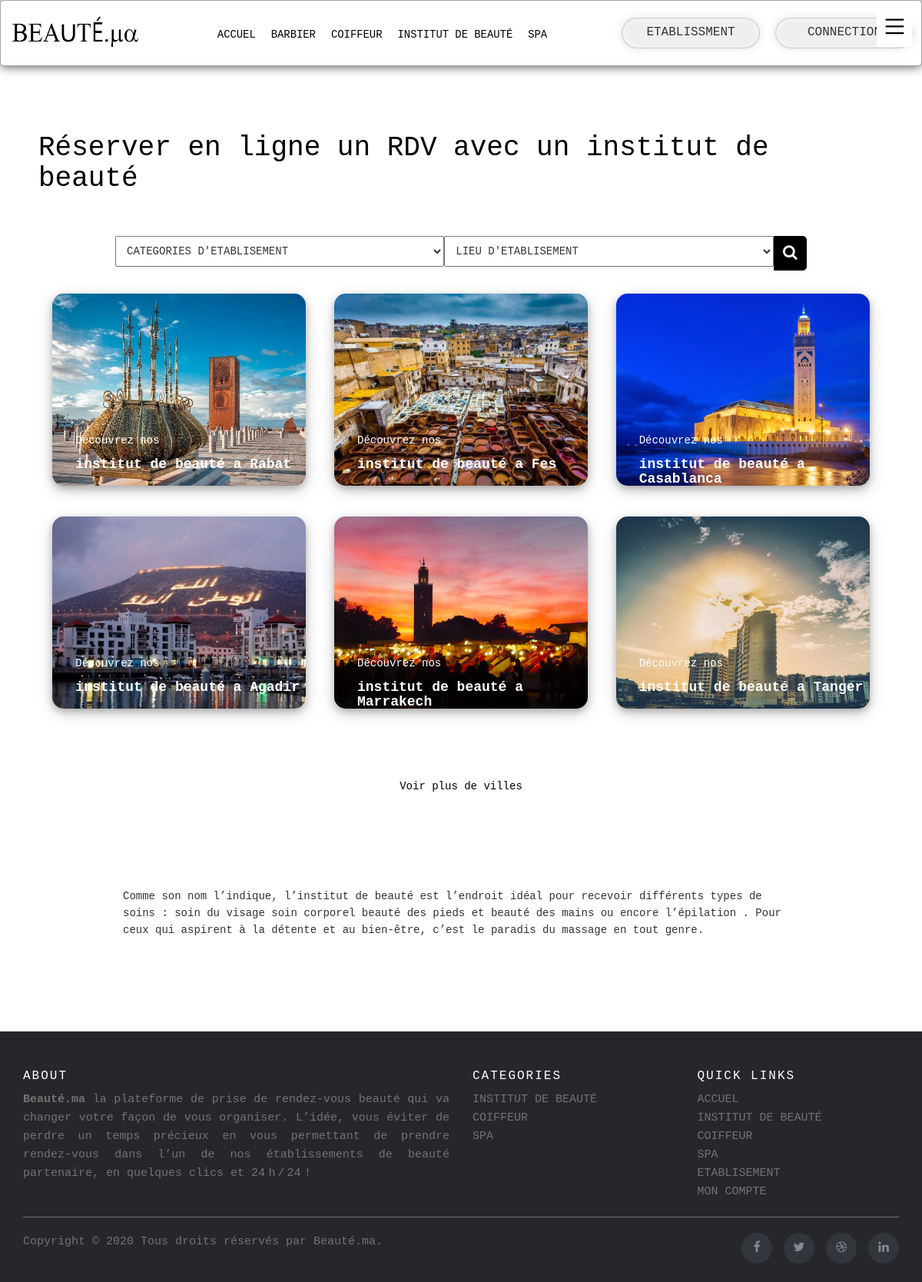
/index/etabl.php?cate=2, run on the app's committed database.
### tables this page shows
CREATE TABLE `categories` (
  `categoryId` int(11) NOT NULL,
  `categoryName` varchar(100) NOT NULL,
  `categoryDesc` varchar(500) DEFAULT NULL,
  `categoryKey` varchar(500) DEFAULT NULL
);

### index/etabl.php (the view, shortened to what this page needs)
<!DOCTYPE html>
<html lang="en">
<head>
    <link rel="stylesheet" href="https://cdnjs.cloudflare.com/ajax/libs/font-awesome/4.7.0/css/font-awesome.min.css">
    <link rel="stylesheet" href="https://maxcdn.bootstrapcdn.com/bootstrap/3.3.7/css/bootstrap.min.css">
    <link rel="stylesheet" href="..\style\index.css">
    <link rel="stylesheet" href="..\style\etabl.css">
</head>
<body>
<?php
     require 'navbar.php';
     if(isset($_GET['cate'])){
         $id_cate=$_GET['cate'];
         $q="SELECT * FROM `categories` WHERE `categoryId` =$id_cate";
         $user = $db->query($q)->fetch(PDO::FETCH_ASSOC);
     }
     ?>
     <br><br><br>
    <div class="et" style="max-width:1100px;margin:auto">
        <div >
            <h1 style="color: black;">Réserver en ligne un RDV avec un <?php echo $user['categoryName'];?></h1><br><br>
            <form method="GET" action="et.php" style="max-width:900px;margin:auto">
          <div class="form" >
          <div class="input-container" >
              <select name="cate"  class="input-field" id="cont1" type="text" placeholder="Nom du salon, prestations (coupe...)" name="salon">
                  <option value="">CATEGORIES D'ETABLISEMENT</option>
               </select>
          </div>
          <div class="input-container" >
            <select class="input-field" id="cont2" type="text" name="ville">
                       <option value="Casablanca">LIEU D'ETABLISEMENT	</option>
               </select>
          </div>
          <button type="submit" class="searchButton">
            <i class="fa fa-search"></i>
         </button>
        </div>
        </form>
        </div>
        <div class="ville">
             <div class="ville_1" style="background-image: url(../photo/rabat.jpg);">
                <a href=<?php echo'"et.php?cate='.$id_cate.'&ville=rabat"' ?>> <div id="txt">
                     <p>Découvrez nos</p>
                     <h4> <b> <?php echo $user['categoryName'];?> a Rabat</b></h4>
                     <br>
                 </div></a>
             </div>
            <div class="ville_1" style="background-image: url(../photo/fes.jpg);">
                <a href=<?php echo'"et.php?cate='.$id_cate.'&ville=fes"' ?>><div id="txt">
                    <p>Découvrez nos</p>
                    <h4> <b><?php echo $user['categoryName'];?> a Fes</b></h4>
                </div></a>
            </div> <div class="ville_1" style="background-image: url(../photo/casa.jpg);">
            <a href=<?php echo'"et.php?cate='.$id_cate.'&ville=Casablanca"' ?>><div id="txt">
                <p>Découvrez nos</p>
                <h4> <b><?php echo $user['categoryName'];?> a Casablanca</b></h4>
            </div></a>
            </div> <div class="ville_1" style="background-image: url(../photo/agadir.jpg);">
            <a href=<?php echo'"et.php?cate='.$id_cate.'&ville=Agadir"' ?>><div id="txt">
            <p>Découvrez nos</p>
            <h4> <b><?php echo $user['categoryName'];?> a Agadir</b></h4>
            </div></a>
            </div> <div class="ville_1" style="background-image: url(../photo/kech.jpg);">
             <a href=<?php echo'"et.php?cate='.$id_cate.'&ville=Marrakech"' ?>><div id="txt">
             <p>Découvrez nos</p>
              <h4> <b><?php echo $user['categoryName'];?> a Marrakech</b></h4>
              </div></a>
             </div> <div class="ville_1" style="background-image: url(../photo/tanger.jpg);">
              <a href=<?php echo'"et.php?cate='.$id_cate.'&ville=Tanger"' ?>><div id="txt">
        <p>Découvrez nos</p>
        <h4> <b><?php echo $user['categoryName'];?> a Tanger</b></h4>
    </div></a>
           </div>
       </div>
 <div class="espace"></div>
 <p style="text-align: center;"><a href="#" >Voir plus de villes</a></p>
 <p class="p_et"><?php echo $user['categoryDesc'];?></p>
    </div>
    <?php
    require 'footer.php';
    ?>
</body>
</html>
<head>
</head>

### index/navbar.php (shortened to what this page needs)
<header class="header">
    <h1 class="logo"><a href="#"><img src="../photo/logo.png" alt=""></a></h1>
    <ul class="main-nav" id="ul">
      <li><a href="index.php">ACCUEL</a></li>
      <?php
      $db=Database::connect();
      $stmt = $db->query("SELECT * FROM `categories` ORDER BY `categories`.`categoryName`");
      while ($row = $stmt->fetch()) {
      echo '<a href="etabl.php?cate='.$row['categoryId'].'">'.$row['categoryName'].'</a></li>';
      }
      $existe='';
      ?>
  </ul>
  <ul class="ul-1" id="ul1">
      <li>
          <div class="input">
            <?php
             if($_SESSION['ID'] != NULL){
               if($existe !=''){
                 $link="admin.php";
               }
               else if($existe==''){
                 $link="etablessment.php";
               }
             }
             else $link="login.php";
             ?>
                <form action=<?php echo$link; ?>>
                  <input type="submit" value="ETABLISSMENT">
               </form>
          </div>
      </li>
      <li>
        <div>
          <?php
          if($_SESSION['ID'] != NULL){
            $value="Deconnecte";
            echo'<form method="POST"  >';
            echo'<input type="submit" name='.$value.' value='.$value.'>';
            echo'</form>';
          }
          else{
            $value="Connection";
            echo'<form action="login.php">
            <input type="submit" value="'.$value.'">
            </form>';
          }
          ?>
        </div>
    </li>
  </ul>
  <button class="plus-menu" id="btn1" value="btn1" onclick="menu(this.value)" style="display: block;">
          <div >
        </div>
      </button>
</header>

### style/index.css (style rules this page uses)
* { box-sizing: border-box; }
body { font-family: "Courier New", Courier, monospace ; line-height: 1.6; margin: 0; min-height: 100vh; }
ul { margin: 0; padding: 0; list-style: none; }
.logo { margin: 0; }
.logo img { height: 50px; width: 175px; margin: 0; padding: 0; }
a { text-decoration: none; color: black; }
.main-nav { margin-top: 5px; }
.logo a, .main-nav a { padding: 0px 10px; text-transform: uppercase; text-align: center; display: block; }
.main-nav a { color:black; font-size: .99em; }
.header { padding-top: .5em; padding-bottom: .5em; border: 1px solid #a2a2a2; background-color: #ffffff; box-shadow: 0px 0px 14px 0px rgba(0,0,0,0.75); border-radius: 5px; }
.ul-1 { display: flex; flex-wrap: wrap; justify-content: center; }
.ul-1 li { padding: 15px 10px; text-align: center; }
.ul-1 li input { border: none; margin: auto; width: 180px; height: 40px; background: #f0efef; box-shadow: 0px 0px 10px 2px rgba(59,59,59,0.1), inset 0 0px 0px 0 rgba(0,0,0,0), inset 0 0px 0 0 rgba(255,255,255,0), inset 0 0px 0px 0 rgba(0,0,0,0), inset 0 0px 0px 0 rgba(0,0,0,0), inset 0 0px 2px 1px #C2C2CB, inset 0 0px 5px 2px #FFFFFF; border-radius: 100px; font-size: 16px; font-family: "Courier New", Courier, monospace ; text-transform: uppercase; }
.ul-1 li div { border-radius: 100px; }
.plus-menu { color: black; position: absolute; top: 17px; right: 12px; border: none; background-color: white; }
@media (min-width: 769px) { .header, .main-nav { display: flex; } }
@media (min-width: 769px) { .header { flex-direction: column; align-items: center; } }
@media (min-width: 1025px) { .header { flex-direction: row; justify-content: space-between; } }
@media (min-width: 1025px) { .plus-menu { display: none; } }
@media (min-width: 1025px) { #ul { display: flex; } }
@media (min-width: 1025px) { #ul1 { display: flex; } }
.input-container { display: -ms-flexbox; display: flex; width: 50%; margin-bottom: 15px; }
.searchButton { width: 45px; height: 45px; border: 1px solid black; background: black; text-align: center; color: #fff; border-radius: 0 5px 5px 0; cursor: pointer; font-size: 20px; }
.form { display: flex; flex-direction: row; }
.input-field { width: 100%; padding: 10px; outline: none; }
.espace { height: 70px; width: 100%; background-color: white; }

### style/etabl.css (style rules this page uses)
.ville { width: 100%; height: auto; display: flex; flex-wrap: wrap; justify-content: space-between; align-content: space-between; }
.ville_1 { width: 30%; height: 250px; background-color: blanchedalmond; border-radius: 15px; margin: 20px auto; box-shadow: 0 4px 8px 0 rgba(0, 0, 0, 0.2), 0 6px 20px 0 rgba(0, 0, 0, 0.19); background-size: cover; }
#txt { position: relative; left: 20px; top: 180px; padding: 0px 10px; color: white; text-shadow: white; }
.p_et { padding: 10%; }

### data on the page
categories: categoryName "BARBIER"
categories: categoryName "COIFFEUR"
categories: categoryName "INSTITUT DE BEAUTÉ", categoryName "institut de beauté", categoryDesc "Comme son nom l’indique, l’institut de beauté est l’endroit idéal pour recevoir différents types de soins : soin du visage soin corporel beauté des pieds et beauté des mains ou encore l’épilation . Pour ceux qui aspirent à la détente et au bien-être, c’est le paradis du massage en tout genre."
categories: categoryName "SPA"
